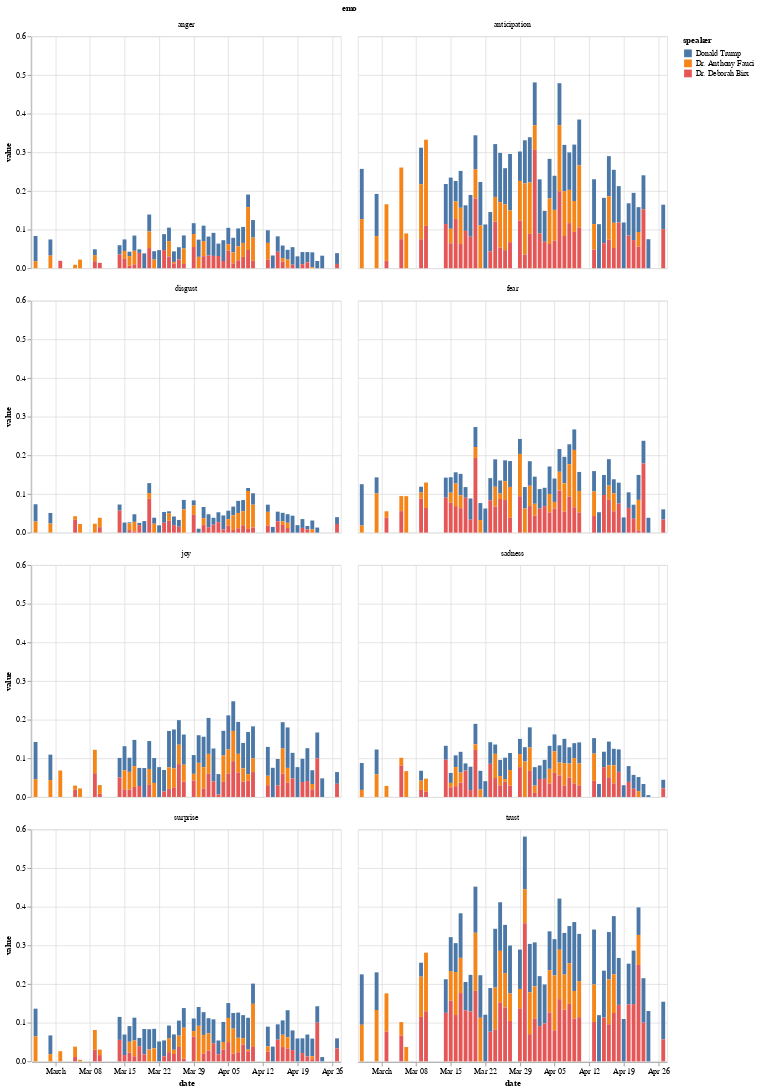

The notebook cell this image was saved under:
### Code cell
top_speakers_by_date = top_speaker_df.groupby(['date', 'speaker']).mean().reset_index()
top_speakers_by_date = top_speakers_by_date.melt(['date','speaker'], var_name='emo', value_name='value')

alt.Chart(top_speakers_by_date).mark_bar().encode(
    x='date:T',
    y='value:Q',
    color='speaker:N'
).properties(width = 400).facet(
    facet='emo:N',
    columns=2
)

### Figure 1 — Vega-Lite specification as saved in the notebook (floating-point values rounded to 4 significant figures; data arrays with more than 128 entries replaced by an {"elided": "..."} marker saying what was removed)
{"config": {"view": {"continuousWidth": 400, "continuousHeight": 300}}, "data": {"name": "data-af2dbe95c25b9ea29b8c768751877e97"}, "facet": {"type": "nominal", "field": "emo"}, "spec": {"mark": "bar", "encoding": {"color": {"type": "nominal", "field": "speaker"}, "x": {"type": "temporal", "field": "date"}, "y": {"type": "quantitative", "field": "value"}}, "width": 400}, "columns": 2, "$schema": "https://vega.github.io/schema/vega-lite/v4.0.2.json", "datasets": {"data-af2dbe95c25b9ea29b8c768751877e97": {"elided": "904 records"}}}
